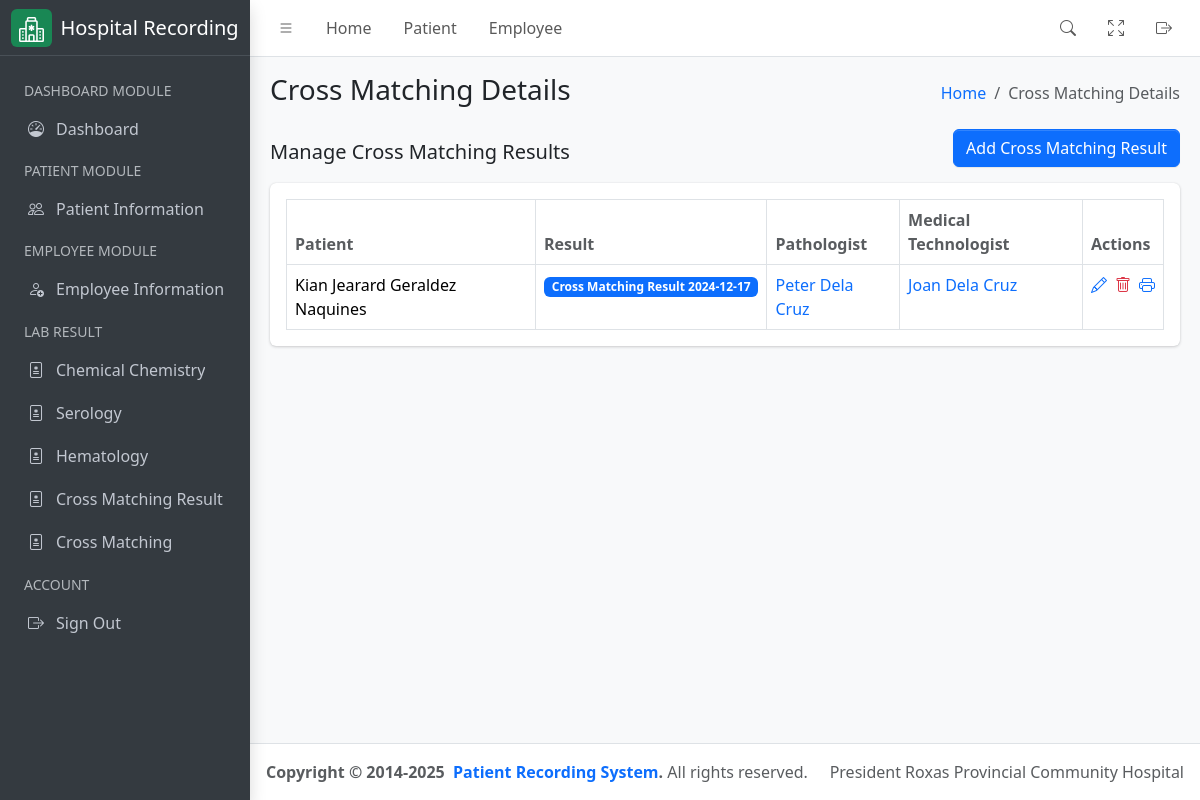
Before: /laboratory/cross-matching/result with the older database file.
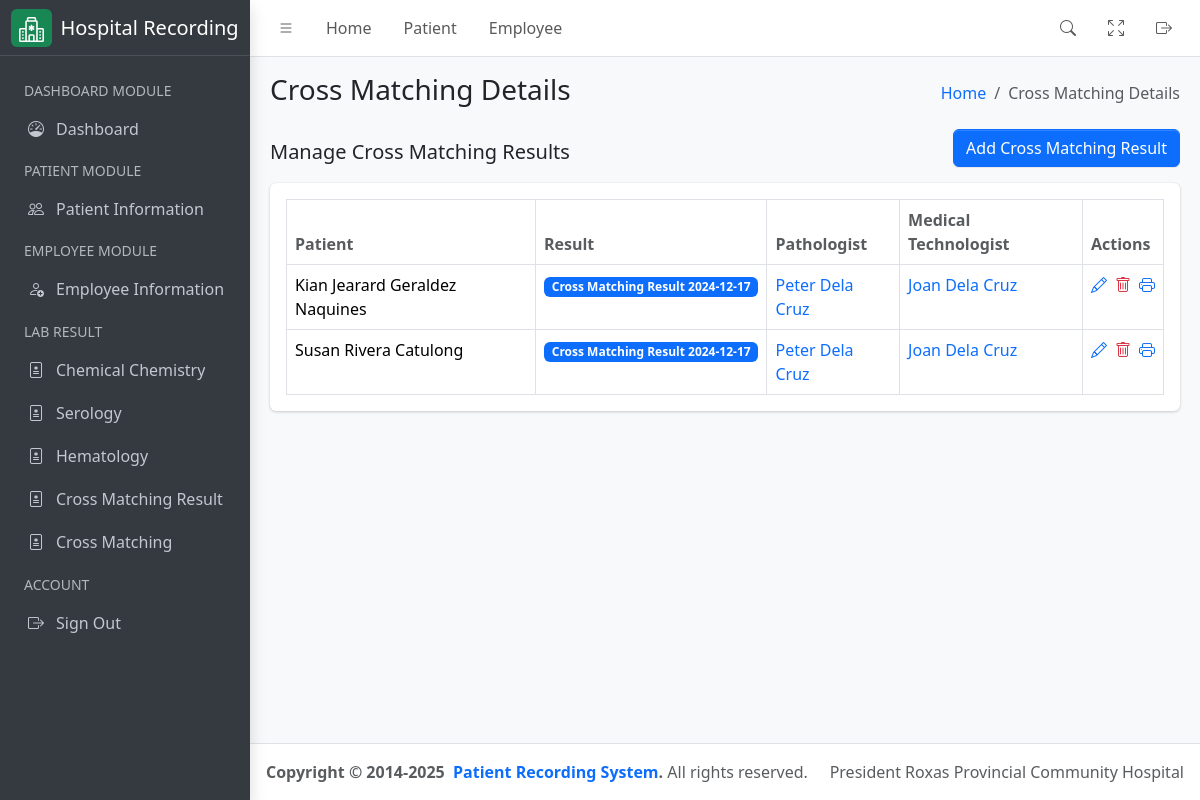
After: the same page with the newer database file.
### hospital_app/models.py (models this page shows, shortened)
class CrossMatching(models.Model):
    result = models.ForeignKey(
        CrossMatchingResult,
        on_delete=models.CASCADE,
        related_name="cross_matching_result",
        help_text="Result of cross matching"
    )
    patient = models.ForeignKey(
        "Patient",
        related_name="patient_cross_matching_result",
        on_delete=models.CASCADE,
        help_text="Patient name"
    )
    pathologist = models.ForeignKey(
        User, related_name="pathologist",
        limit_choices_to={'groups__name':'Pathologist'},
        on_delete=models.CASCADE,
        help_text="Pathologist name"
    )
    medical_technologist = models.ForeignKey(
        User, related_name="medical_technologist",
        limit_choices_to={'groups__name':'Medical Technologist'},on_delete=models.CASCADE,
        help_text="Medical Technologist name"
    )
    class Meta:
        verbose_name = "Cross Matching"
        verbose_name_plural = "Cross Matching"
        db_table = "cross_matching"

class Patient(models.Model):
    firstname = models.CharField(max_length=255)
    middlename = models.CharField(max_length=255)
    lastname = models.CharField(max_length=255)
    age = models.PositiveIntegerField()
    sex = models.CharField(
        max_length=10, choices=(("Male", "Male"), ("Female", "Female"))
    )
    physician = models.ForeignKey(
        User,
        related_name="physician",
        limit_choices_to={"groups__name": "Physician"},
        on_delete=models.CASCADE,
    )
    room_number = models.PositiveIntegerField()
    sample_type = models.CharField(max_length=255)
    time_of_collection = models.TimeField()
    date_of_collection = models.DateField()
    sars_result = models.CharField(max_length=255)
    date = models.DateField(auto_now_add=True)
    def get_full_name(self):
        return f"{self.firstname} {self.middlename} {self.lastname}"
    def __str__(self) -> str:
        return self.get_full_name()

class CrossMatchingResult(models.Model):
    amt_in_cc = models.FloatField()
    blood_bank = models.CharField(max_length=255)
    date_of_collection = models.DateField()
    expiration_date = models.DateField()
    result = models.TextField(max_length=255)
    def __str__(self) -> str:
        return f"Cross Matching Result {self.date_of_collection}"
    class Meta:
        verbose_name = "Cross Matching Result"
        verbose_name_plural = "Cross Matching Result"
        db_table = "cross_matching_result"

### hospital_app/views.py (the view)
# urls.py: path('laboratory/cross-matching/result', CrossMatchingView.as_view(), name="cross_matching_list"),
class CrossMatchingView(ListView):
    template_name = 'cross_matching.html'
    queryset = CrossMatching.objects.all()
    context_object_name = 'results'
    def get_context_data(self, **kwargs):
        context = super().get_context_data(**kwargs)
        context['detail_header'] = 'Cross Matching Details List'
        context['humberger_header'] = 'Cross Matching Details'
        return context

### hospital_app/templates/cross_matching.html
{% extends './includes/base.html' %}
{% block content %}
<div class="container-fluid">
    <div class="row">
        <div class="col-md-12">
            <div class="d-flex justify-content-between align-items-center">
                <h5>Manage Cross Matching Results</h5>
                <a href="{% url 'cross_matching_add' %}" class="btn btn-primary mb-3">Add Cross Matching Result</a>
            </div>
            <div class="card mb-4">
                <div class="card-body">
                    <table id="datatable" class="table table-bordered table-hover">
                        <thead>
                            <tr>
                                <th class="text-muted">Patient</th>
                                <th class="text-muted">Result</th>
                                <th class="text-muted">Pathologist</th>
                                <th class="text-muted">Medical Technologist</th>
                                <th class="text-muted">Actions</th>
                            </tr>
                        </thead>
                        <tbody>
                            {% for result in results %}
                            <tr>
                                <td>{{ result.patient }}</td>
                                <td>
                                    <span class="badge bg-primary">
                                        <a class="text-white" style="text-decoration: none;" target="_blank" href="{% url 'cross_matching_result_update' pk=result.result.id %}">
                                            {{ result.result }}
                                        </a>
                                    </span>
                                </td>
                                <td>
                                    <a style="text-decoration: none;" target="_blank" href="{% url 'employee_update' pk=result.pathologist.id %}">
                                        {{ result.pathologist.get_full_name }}
                                    </a>
                                </td>
                                <td>
                                    <a style="text-decoration: none;" target="_blank" href="{% url 'employee_update' pk=result.medical_technologist.id %}">
                                        {{ result.medical_technologist.get_full_name }}
                                    </a>
                                    </td>
                                <td>
                                    <div class="d-flex align-items-center justify-content-start gap-2">
                                        <a href="{% url 'cross_matching_update' pk=result.id %}" class="text-sm">
                                            <i class="bi bi-pencil"></i>
                                        </a>
                                        <a href="{% url 'cross_matching_delete' pk=result.id %}" class="text-sm">
                                            <i class="bi bi-trash text-danger"></i>
                                        </a>
                                        <a href="">
                                            <i class="bi bi-printer"></i>
                                        </a>
                                    </div>
                                </td>
                            </tr>
                            {% endfor %}
                        </tbody>
                    </table>
                </div>
            </div>
        </div>
    </div>
</div>
{% endblock %}

### hospital_app/templates/includes/base.html (shortened to what this page needs)
{% load static %}
<!DOCTYPE html>
<html lang="en">
    <head>
        <link
            rel="stylesheet"
            href="https://cdn.jsdelivr.net/npm/@fontsource/source-sans-3@5.0.12/index.css"
        >
        <link
            rel="stylesheet"
            href="https://cdn.jsdelivr.net/npm/overlayscrollbars@2.3.0/styles/overlayscrollbars.min.css"
        >
        <link
            rel="stylesheet"
            href="https://cdn.jsdelivr.net/npm/bootstrap-icons@1.11.0/font/bootstrap-icons.min.css"
        >
        <link rel="stylesheet" href="{% static 'css/adminlte.css' %}">
        <link
            rel="stylesheet"
            href="https://cdn.jsdelivr.net/npm/apexcharts@3.37.1/dist/apexcharts.css"
        >
        <link href="https://cdn.datatables.net/v/bs5/jq-3.7.0/dt-2.1.8/datatables.min.css" rel="stylesheet">
    </head>
    <body class="layout-fixed sidebar-expand-lg bg-body-tertiary sidebar-collapse">
        <div class="app-wrapper">
            {% include './navbar.html' %}
       {% include './sidebar.html' %}
            <main class="app-main">
                {% include './subheader.html' %}
                <div class="app-content">
                    {% block content %}{% endblock %}
                </div>
            </main>
            {% include './footer.html' %}
        </div>
    </body>
</html>

### hospital_app/templates/includes/navbar.html (shortened to what this page needs)
{% load static %}
<nav class="app-header navbar navbar-expand bg-body">
    <div class="container-fluid">
        <ul class="navbar-nav">
            <li class="nav-item">
                <a
                    class="nav-link"
                    data-lte-toggle="sidebar"
                    href="#"
                    role="button"
                >
                    <i class="bi bi-list"></i>
                </a>
            </li>
            <li class="nav-item d-none d-md-block">
                <a href="#" class="nav-link">Home</a>
            </li>
            <li class="nav-item d-none d-md-block">
                <a href="{% url 'patient_list' %}" class="nav-link">Patient</a>
            </li>
            <li class="nav-item d-none d-md-block">
                <a href="#" class="nav-link">Employee</a>
            </li>
        </ul>
        <ul class="navbar-nav ms-auto">
            <li class="nav-item">
                <a
                    class="nav-link"
                    data-widget="navbar-search"
                    href="#"
                    role="button"
                >
                    <i class="bi bi-search"></i>
                </a>
            </li>
            <li class="nav-item">
                <a class="nav-link" href="#" data-lte-toggle="fullscreen">
                    <i data-lte-icon="maximize" class="bi bi-arrows-fullscreen"></i>
                </a>
            </li>
            <li class="nav-item">
                <a href="#" class="nav-link">
                    <i class="bi bi-box-arrow-right fw-bold"></i>
                </a>
            </li>
        </ul>
    </div>
</nav>

### hospital_app/templates/includes/sidebar.html (shortened to what this page needs)
{% load static %}
<aside class="app-sidebar bg-body-secondary shadow" data-bs-theme="dark">
    <div class="sidebar-brand d-flex align-items-center gap-2">
        <div class="bg-success rounded px-2 py-1">
        </div>
        <span class="fw-light text-white">Hospital Recording</span>
    </div>
    <div class="sidebar-wrapper d-flex flex-column">
        <nav class="mt-2 flex-grow-1">
            <ul
                class="nav sidebar-menu flex-column"
                data-lte-toggle="treeview"
                role="menu"
                data-accordion="false"
            >
                <li>
                    <a href="#" class="nav-link">
                        <small class="text-uppercase text-muted">
                            Dashboard Module
                        </small>
                    </a>
                </li>
                <li class="nav-item active">
                    <a href="{% url 'dashboard' %}" class="nav-link">
                        <i class="nav-icon bi bi-speedometer"></i>
                        <p>
                            Dashboard
                        </p>
                    </a>
                </li>
                <li>
                    <a href="#" class="nav-link">
                        <small class="text-uppercase text-muted">
                            Patient Module
                        </small>
                    </a>
                </li>
                <li class="nav-item active">
                    <a href="{% url 'patient_list' %}" class="nav-link">
                        <i class="nav-icon bi bi-people"></i>
                        <p>
                            Patient Information
                        </p>
                    </a>
                </li>
                <li>
                    <a href="#" class="nav-link">
                        <small class="text-uppercase text-muted">
                            Employee Module
                        </small>
                    </a>
                </li>
                <li class="nav-item">
                    <a href="{% url 'employee_list' %}" class="nav-link">
                        <i class="nav-icon bi bi-person-add"></i>
                        <p>
                            Employee Information
                        </p>
                    </a>
                </li>
                <li>
                    <a href="#" class="nav-link">
                        <small class="text-uppercase text-muted">
                            Lab result
                        </small>
                    </a>
                </li>
                <li class="nav-item">
                    <a href="{% url 'chemical_chemistry_list' %}" class="nav-link">
                        <i class="nav-icon bi bi-file-medical"></i>
                        <p>
                            Chemical Chemistry
                        </p>
                    </a>
                </li>
                <li class="nav-item">
                    <a href="{% url 'serology_list' %}" class="nav-link">
                        <i class="nav-icon bi bi-file-medical"></i>
                        <p>
                            Serology
                        </p>
                    </a>
                </li>
                <li class="nav-item">
                    <a href="{% url 'hematology_list' %}" class="nav-link">
                        <i class="nav-icon bi bi-file-medical"></i>
                        <p>
                            Hematology
                        </p>
                    </a>
                </li>
                <li class="nav-item">
                    <a href="{% url 'cross_matching_result_list' %}" class="nav-link">
                        <i class="nav-icon bi bi-file-medical"></i>
                        <p>
                            Cross Matching Result
                        </p>
                    </a>
                </li>
                <li class="nav-item">
                    <a href="{% url 'cross_matching_list' %}" class="nav-link">
                        <i class="nav-icon bi bi-file-medical"></i>
                        <p>
                            Cross Matching
                        </p>
                    </a>
                </li>
                <li>
                    <a href="#" class="nav-link">
                        <small class="text-uppercase text-muted">
                            Account
                        </small>
                    </a>
                </li>
                <li class="nav-item mr-auto">
                    <a href="{% url 'logout_user' %}" class="nav-link">
                        <i class="nav-icon bi bi-box-arrow-right"></i>
                        <p>
                            Sign Out
                        </p>
                    </a>
                </li>
            </ul>
        </nav>
    </div>
</aside>

### hospital_app/templates/includes/subheader.html
<div class="app-content-header">
    <div class="container-fluid">
        <div class="row">
            <div class="col-sm-6">
                <h3 class="mb-0">{{ humberger_header }}</h3>
            </div>
            <div class="col-sm-6">
                <ol class="breadcrumb float-sm-end">
                    <li class="breadcrumb-item"><a href="{% url 'dashboard' %}">Home</a></li>
                    <li class="breadcrumb-item active" aria-current="page">
                        {{ humberger_header }}
                    </li>
                </ol>
            </div>
        </div>
    </div>
</div>

### hospital_app/templates/includes/footer.html
<footer class="app-footer">
    <div class="float-end d-none d-sm-inline">President Roxas Provincial Community Hospital</div> <strong>
        Copyright &copy; 2014-2025&nbsp;
        <a href="#" class="text-decoration-none">Patient Recording System</a>.
    </strong>
    All rights reserved.
</footer>

Changed rows visible on the page:
added CrossMatching: patient "Susan Rivera Catulong", result "Cross Matching Result 2024-12-17", pathologist.get_full_name "Peter Dela Cruz", medical_technologist.get_full_name "Joan Dela Cruz"
